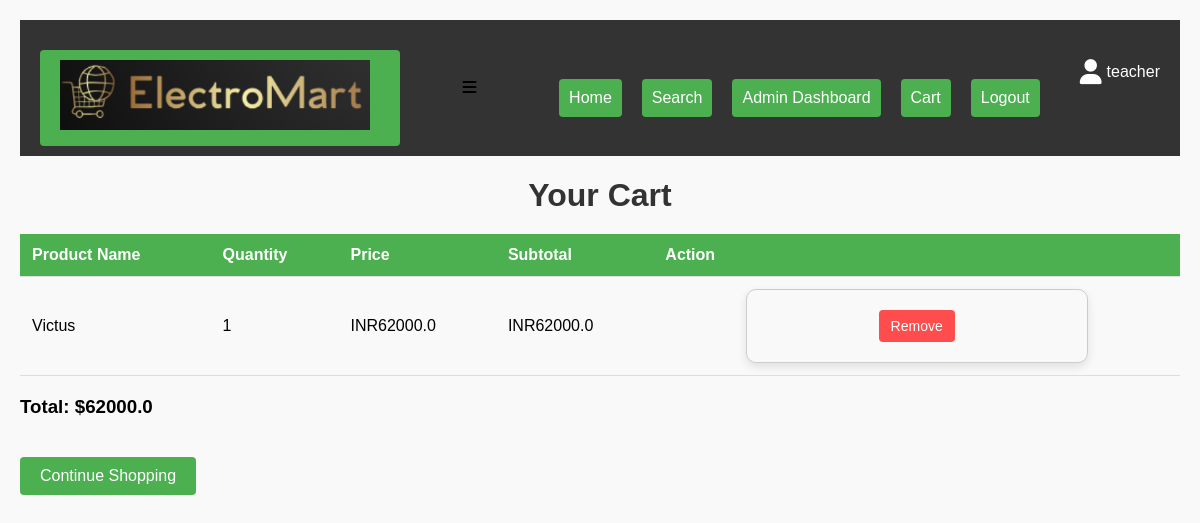
/cart (signed in), run on the app's committed database.
### app.py (models this page shows)
class User(db.Model, UserMixin):
    __tablename__ = 'user'
    id = db.Column(db.Integer, primary_key=True)
    username = db.Column(db.String(50), unique=True, nullable=False)
    password = db.Column(db.String(200), nullable=False)
    is_admin = db.Column(db.Boolean, default=False)  # Field to identify admin users

class CartItem(db.Model):
    id = db.Column(db.Integer, primary_key=True)
    user_id = db.Column(db.Integer, db.ForeignKey('user.id'), nullable=False)  # Change 'users.id' to 'user.id'
    product_id = db.Column(db.Integer, db.ForeignKey('product.id'), nullable=False)  # Ensure consistency here
    quantity = db.Column(db.Integer, nullable=False, default=1)
    user = db.relationship('User', backref=db.backref('cart_items', lazy=True))
    product = db.relationship('Product', backref=db.backref('cart_items', lazy=True))

class Product(db.Model):
    __tablename__ = 'product'
    id = db.Column(db.Integer, primary_key=True)
    name = db.Column(db.String(100), nullable=False)
    category = db.Column(db.String(50), nullable=False)
    description = db.Column(db.Text, nullable=False)
    price = db.Column(db.Float, nullable=False)
    image_file = db.Column(db.String(120), nullable=False)
    admin_id = db.Column(db.Integer, db.ForeignKey('user.id'), nullable=False)  # Change 'users.id' to 'user.id'
    admin = db.relationship('User', backref='products')  # Correct relationship to 'User'

### app.py (the view)
@app.route('/cart')
@login_required
def cart():
    try:
        cart_items = CartItem.query.filter_by(user_id=current_user.id).all()
        total = sum(item.product.price * item.quantity for item in cart_items)
        return render_template('cart.html', cart_items=cart_items, total=total)
    except Exception as e:
        flash(f"Could not load cart: {str(e)}")
        return redirect(url_for('home'))

### app.py (called while the page is built)
@login_manager.user_loader
def load_user(user_id):
    return User.query.get(int(user_id))

### templates/cart.html (shortened to what this page needs)
{% extends 'base.html' %}
{% block content %}
    <h1>Your Cart</h1>
    {% if cart_items %}
        <table>
            <thead>
                <tr>
                    <th>Product Name</th>
                    <th>Quantity</th>
                    <th>Price</th>
                    <th>Subtotal</th>
                    <th>Action</th>
                </tr>
            </thead>
            <tbody>
                {% for item in cart_items %}
                <tr>
                    <td>{{ item.product.name }}</td>
                    <td>{{ item.quantity }}</td>
                    <td>INR{{ item.product.price }}</td>
                    <td>INR{{ item.product.price * item.quantity }}</td>
                    <td>
                        <form action="{{ url_for('delete_cart_item', item_id=item.id) }}" method="POST">
                            <button type="submit">Remove</button>
                        </form>
                    </td>
                </tr>
                {% endfor %}
            </tbody>
        </table>
        <h3>Total: ${{ total }}</h3>
    {% else %}
        <p>Your cart is empty.</p>
    {% endif %}
    <a href="{{ url_for('home') }}">Continue Shopping</a>
{% endblock %}

### templates/base.html (shortened to what this page needs)
<!DOCTYPE html>
<html lang="en">
<head>
    <link rel="stylesheet" href="{{ url_for('static', filename='styles.css') }}">
    <link rel="stylesheet" href="https://cdnjs.cloudflare.com/ajax/libs/font-awesome/6.0.0-beta3/css/all.min.css">
</head>
<body>
    <nav class="navbar">
        <div class="container">
            <div class="logo">
                <a href="{{ url_for('home') }}">
                    <img src="{{ url_for('static', filename='logo.png') }}" alt="ElectroMart Logo" class="logo-image">
                </a>
            </div>
            <div class="hamburger" onclick="toggleMenu()">
                <i class="fas fa-bars"></i>
            </div>
            <ul class="nav-links" id="nav-links">
                <li><a href="{{ url_for('home') }}">Home</a></li>
                <li><a href="{{ url_for('search') }}">Search</a></li>
                {% if current_user.is_authenticated %}
                    {% if current_user.is_admin %}
                        <li><a href="{{ url_for('admin_dashboard') }}">Admin Dashboard</a></li>
                    {% endif %}
                    <li><a href="{{ url_for('cart') }}">Cart</a></li>
                    <li><a href="{{ url_for('logout') }}">Logout</a></li>
                    <li>
                        <span class="user-icon">
                            <i class="fas fa-user"></i> {{ current_user.username }}
                        </span>
                    </li>
                {% else %}
                    <li><a href="{{ url_for('login') }}">Login</a></li>
                {% endif %}
            </ul>
        </div>
    </nav>
    <div class="content">
        {% block content %}{% endblock %}
    </div>
</body>
</html>

### static/styles.css (style rules this page uses)
body { font-family: Arial, sans-serif; background-color: #f9f9f9; margin: 0; padding: 20px; }
h1 { text-align: center; color: #333; font-size: 2em; margin-bottom: 20px; }
.logo-image { height: 70px; width: auto; margin-right: 10px; }
table { width: 100%; border-collapse: collapse; margin: 20px 0; }
th, td { padding: 12px; text-align: left; border-bottom: 1px solid #ddd; }
th { background-color: #4CAF50; color: white; }
button { background-color: #ff4c4c; color: white; border: none; padding: 8px 12px; cursor: pointer; border-radius: 4px; font-size: 14px; }
a { display: inline-block; margin-top: 20px; padding: 10px 20px; background-color: #4CAF50; color: white; text-decoration: none; border-radius: 4px; }
.navbar { background-color: #333; padding: 10px 20px; position: relative; }
.container { display: flex; justify-content: space-between; align-items: center; }
.logo { font-size: 24px; color: white; text-decoration: none; }
.nav-links { list-style: none; display: flex; margin: 0; padding: 0; }
.nav-links li { margin-left: 20px; }
.nav-links a { color: white; text-decoration: none; padding: 10px; transition: background 0.3s; }
.user-icon { display: flex; align-items: center; color: white; margin-left: 20px; }
.user-icon i { font-size: 25px; margin-right: 5px; }
form { display: flex; flex-direction: column; align-items: center; margin: 0 auto; width: 300px; padding: 20px; border: 1px solid #ccc; border-radius: 10px; box-shadow: 0 4px 10px rgba(0, 0, 0, 0.1); }

### data on the page
User: username "teacher"
CartItem: product.name "Victus", quantity "1", product.price "62000.0", item.product.price*item.quantity "62000.0"

### other printed values
{{ total }} "62000.0"
